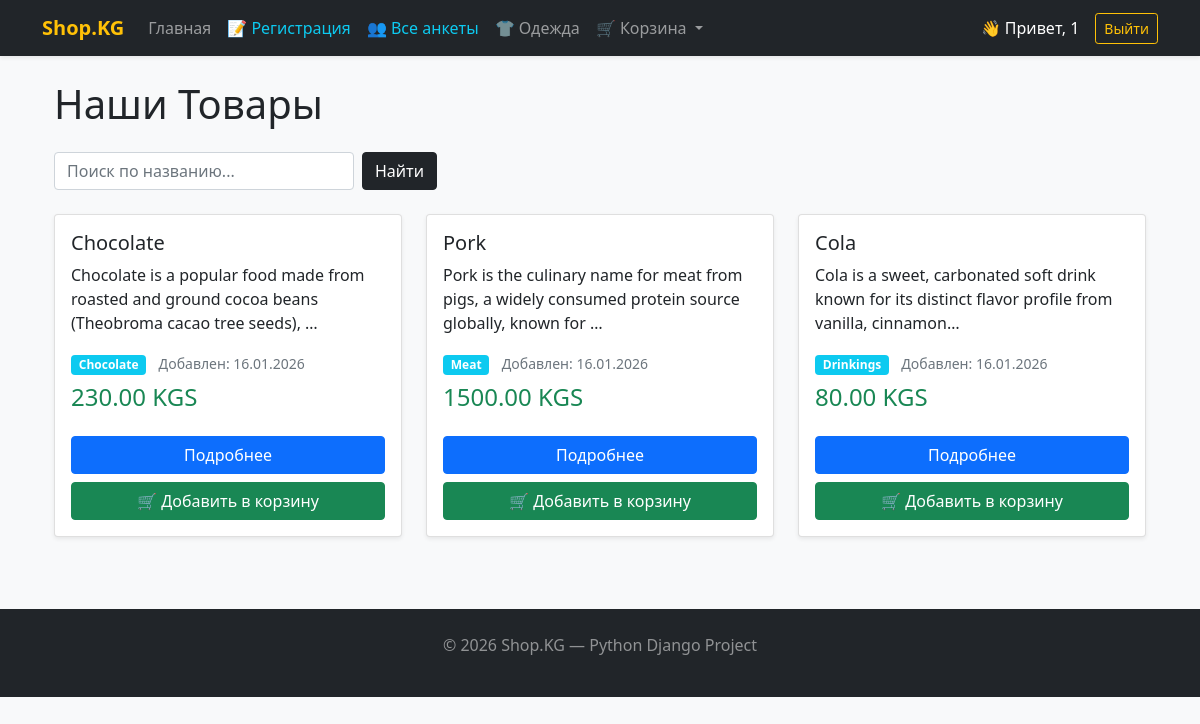
Screenshot of / (signed in) with the database file from the repository.
### users/models.py (models this page shows)
class CustomUser(AbstractUser):
    phone = models.CharField(max_length=20, blank=True, null=True)
    experience = models.IntegerField(default=0)
    github_link = models.URLField(blank=True, null=True)
    skills = models.TextField(blank=True, null=True)
    expected_salary = models.IntegerField(blank=True, null=True)
    education = models.CharField(max_length=100, blank=True, null=True)
    preferred_lang = models.CharField(max_length=50, blank=True, null=True)
    portfolio = models.URLField(blank=True, null=True)
    telegram = models.CharField(max_length=50, blank=True, null=True)
    about_me = models.TextField(blank=True, null=True)

### products/models.py (models this page shows, shortened)
class Product(models.Model):
    product_name = models.CharField(max_length=150)
    image = models.ImageField(upload_to='products/')
    description = models.TextField()
    price = models.DecimalField(max_digits=10, decimal_places=2, default=0)  # ADD THIS LINE
    TYPE_PRODUCTS = (
        ("Meat", "Meat"),
        ("Bread", "Bread"),
        ("Drinkings", "Drinkings"),
        ("Oil", "Oil"),
        ("Chocolate", "Chocolate")
    )
    type_blog = models.CharField(max_length=150, choices=TYPE_PRODUCTS, default="Meat")
    created_at = models.DateTimeField(auto_now_add=True)

### products/views.py (the view)
# urls.py: path('', views.ProductListView.as_view(), name='home'),
class ProductListView(ListView):
    model = Product
    template_name = 'product/products_list.html'
    context_object_name = 'products'
    def get_queryset(self):
        query = self.request.GET.get('s')
        if query:
            return Product.objects.filter(product_name__icontains=query)
        return Product.objects.all()

### templates/product/products_list.html (shortened to what this page needs)
{% extends 'base.html' %}
{% block content %}
<div class="container mt-4">
    <h1 class="mb-4">Наши Товары</h1>
    <div class="row mb-4">
        <div class="col-12">
            <form method="GET" action="{% url 'search' %}" class="d-flex gap-2">
                <input
                    type="text"
                    name="s"
                    class="form-control"
                    placeholder="Поиск по названию..."
                    style="max-width: 300px;"
                    value="{{ request.GET.s|default:'' }}"
                >
                <button type="submit" class="btn btn-dark">Найти</button>
            </form>
        </div>
    </div>
    <div class="row">
        {% for product in products %}
        <div class="col-md-4 mb-4">
            <div class="card h-100 shadow-sm">
                <div class="card-body d-flex flex-column">
                    <h5 class="card-title">{{ product.product_name }}</h5>
                    <p class="card-text">{{ product.description|truncatechars:100 }}</p>
                    <div class="mb-2">
                        <span class="badge bg-info">{{ product.get_type_blog_display }}</span>
                        <small class="text-muted ms-2">Добавлен: {{ product.created_at|date:"d.m.Y" }}</small>
                    </div>
                    <div class="mt-auto">
                        <div class="d-flex justify-content-between align-items-center mb-3">
                            <h4 class="text-success">{{ product.price }} KGS</h4>
                        </div>
                        <div class="d-grid gap-2">
                            <a href="/product/{{ product.id }}/" class="btn btn-primary">
                                Подробнее
                            </a>
                            {% if request.user.is_authenticated %}
                            <form method="post" action="/basket/add/{{ product.id }}/">
                                <button type="submit" class="btn btn-success w-100">
                                    🛒 Добавить в корзину
                                </button>
                            </form>
                            {% else %}
                            <a href="/users/login/?next={{ request.path }}" class="btn btn-outline-secondary">
                                Войдите чтобы купить
                            </a>
                            {% endif %}
                        </div>
                    </div>
                </div>
            </div>
        </div>
        {% empty %}
        <div class="col-12 text-center mt-5">
            <h3>По вашему запросу «{{ request.GET.s }}» ничего не найдено.</h3>
            <a href="{% url 'search' %}" class="btn btn-link">Вернуться к списку товаров</a>
        </div>
        {% endfor %}
    </div>
</div>
{% endblock %}

### templates/base.html (shortened to what this page needs)
<!DOCTYPE html>
<html lang="ru">
<head>
    <link href="https://cdn.jsdelivr.net/npm/bootstrap@5.1.3/dist/css/bootstrap.min.css" rel="stylesheet">
</head>
<body class="bg-light">
    <nav class="navbar navbar-expand-lg navbar-dark bg-dark shadow-sm mb-4">
        <div class="container">
            <a class="navbar-brand" href="/">Shop.KG</a>
            <div class="collapse navbar-collapse" id="navbarNav">
                <ul class="navbar-nav me-auto">
                    <li class="nav-item"><a class="nav-link" href="/">Главная</a></li>
                    <li class="nav-item"><a class="nav-link text-info" href="/users/register/">📝 Регистрация</a></li>
                    <li class="nav-item"><a class="nav-link text-info" href="/users/profiles/">👥 Все анкеты</a></li>
                    <li class="nav-item">
                        <a class="nav-link" href="/clothes/">👕 Одежда</a>
                    </li>
                    <li class="nav-item dropdown">
                        <a class="nav-link dropdown-toggle" href="#" id="basketDropdown" role="button" data-bs-toggle="dropdown">
                            🛒 Корзина
                        </a>
                    </li>
                </ul>
                <div class="navbar-nav align-items-center">
                    {% if user.is_authenticated %}
                        <span class="nav-item nav-link text-white me-2">👋 Привет, {{ user.username }}</span>
                        <form method="post" action="{% url 'admin:logout' %}" style="display:inline;">
                            <button type="submit" class="btn btn-outline-warning btn-sm">Выйти</button>
                        </form>
                    {% else %}
                        <a href="/users/login/" class="btn btn-outline-light btn-sm">Войти</a>
                    {% endif %}
                </div>
            </div>
        </div>
    </nav>
    <div class="container">
        {% block content %}{% endblock %}
    </div>
    <footer class="mt-5 py-4 bg-dark text-white-50 text-center">
        <div class="container">
            <p>© 2026 Shop.KG — Python Django Project</p>
        </div>
    </footer>
</body>
</html>

### templates/base.html (style rules this page uses)
.navbar-brand { font-weight: bold; color: #ffc107 !important; }

### rows the page displays
CustomUser: username "1"
Product: product_name "Chocolate", description "Chocolate is a popular food made from roasted and ground cocoa beans (Theobroma cacao tree seeds), …", type_blog "Chocolate", created_at "16.01.2026", price "230.00"
Product: product_name "Pork", description "Pork is the culinary name for meat from pigs, a widely consumed protein source globally, known for …", type_blog "Meat", created_at "16.01.2026", price "1500.00"
Product: product_name "Cola", description "Cola is a sweet, carbonated soft drink known for its distinct flavor profile from vanilla, cinnamon…", type_blog "Drinkings", created_at "16.01.2026", price "80.00"
